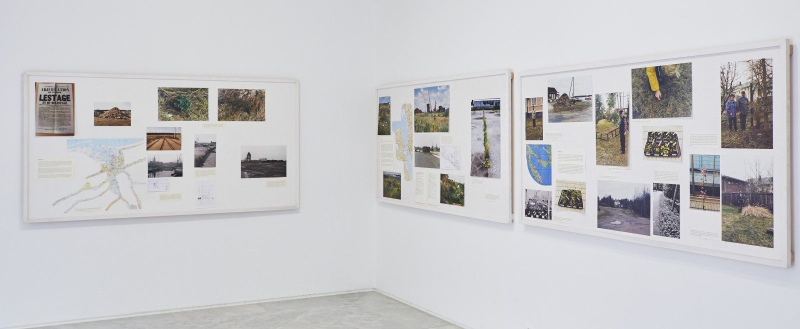
#> input picture assets/img/alves-2.jpg, 1600 x 658 px, given in place of raw-paterson-film.jpg, which was not available (shown at 1/2 size)
$ python videoposters.py
#> lines starting #> are read from the running program, lines starting #| are printed output that depends on the picture
"""Poster frames for the video panels.

Nothing of anybody's film is copied into this repository except one still
frame per video, which is the same position the exhibition already takes
on the photographs: a frame, credited, standing in for a work held
elsewhere. The moving image itself is never copied. It is streamed from
the server that published it, and only after the visitor presses play.
"""
import os
from PIL import Image

SRC = "/tmp/claude-0/-home-claude/3b54f73b-cc5f-55aa-8528-5e1336fb0b99/scratchpad/poster"
OUT = "/home/claude/site/assets/img"

# (source file, written name, target width)
PLATES = [
    ("raw-paterson-film.jpg",  "vid-paterson-film.jpg",  960),
    ("h-000350.jpg",           "vid-paterson-hand.jpg",  960),
    ("raw-sonjasdotter.jpg",   "vid-sonjasdotter.jpg",  1200),
    ("raw-sansour-v.jpg",      "vid-sansour.jpg",       1200),
    ("raw-kiwanga.jpg",        "vid-kiwanga.jpg",       1200),
    ("raw-okoyomon.jpg",       "vid-okoyomon.jpg",      1200),
]


def main():
    os.makedirs(OUT, exist_ok=True)
    total = 0
    for src, name, w in PLATES:
        im = Image.open(os.path.join(SRC, src)).convert("RGB")
#> im is the input picture: PIL image 1600x658 RGB; mean R, G, B 199.1, 198.7, 200.9
        # every panel is 16:9, so centre-crop anything that is not
        tw, th = w, round(w * 9 / 16)
        sw, sh = im.size
#> sw = 1600; sh = 658
        if abs(sw / sh - 16 / 9) > .01:
            if sw / sh > 16 / 9:
                nw = round(sh * 16 / 9)
#> nw = 1170
                im = im.crop(((sw - nw) // 2, 0, (sw + nw) // 2, sh))
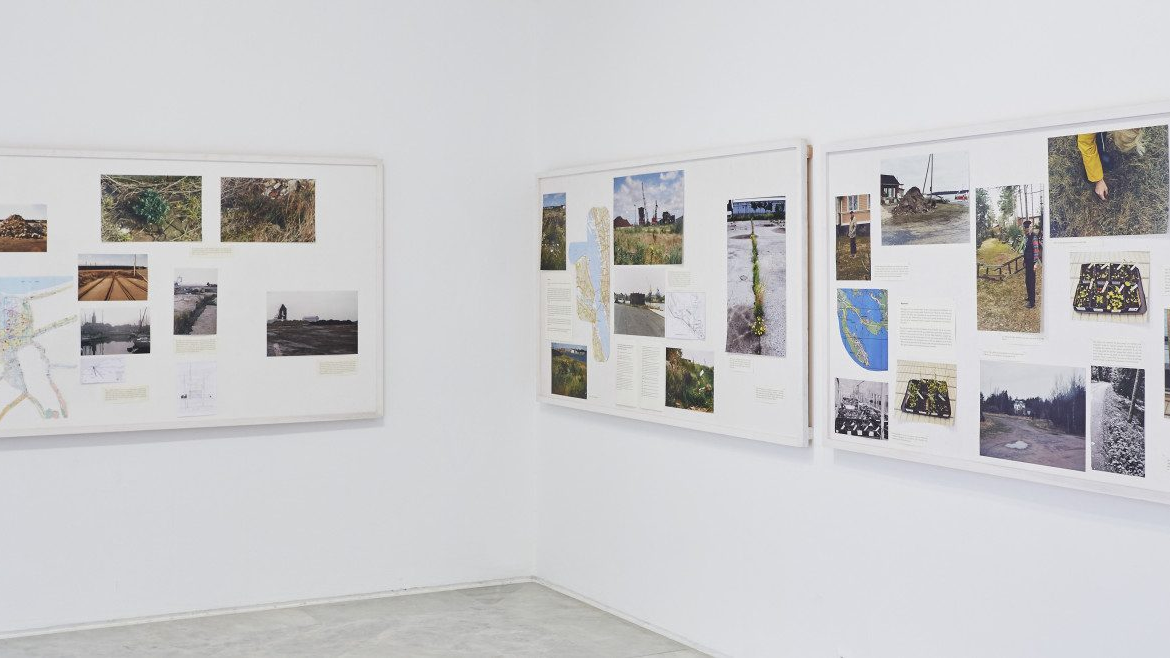
#> im: PIL image 1170x658 RGB; mean R, G, B 200.3, 200, 201.6
            else:
                nh = round(sw * 9 / 16)
                im = im.crop((0, (sh - nh) // 2, sw, (sh + nh) // 2))
        im = im.resize((tw, th), Image.LANCZOS)
#> im: PIL image 960x540 RGB
        p = os.path.join(OUT, name)
        im.save(p, "JPEG", quality=78, optimize=True, progressive=True)
        n = os.path.getsize(p)
        total += n
        print(f"  {name:26} {tw}x{th}  {n/1024:6.1f} KB")
#> pass 2 of the loop in main, `for src, name, w in PLATES:`:
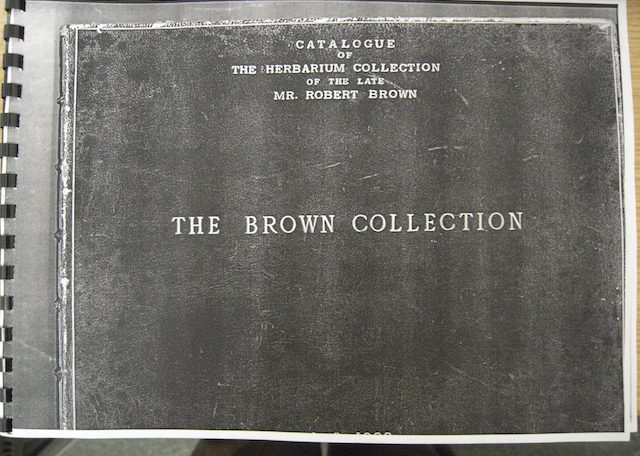
#> input picture assets/img/alves-3.jpg, 640 x 456 px, given in place of h-000350.jpg, which was not available
#> in main, im is the input picture: PIL image 640x456 RGB; mean R, G, B 111.6, 110.4, 105.4
#> in main, `im = im.crop((0, (sh - nh) // 2, sw, (sh + nh) // 2))`:
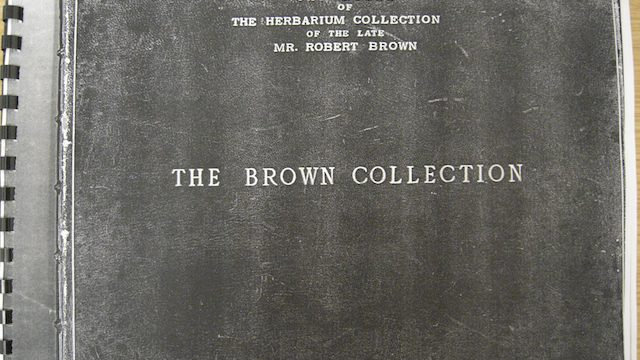
#> im: PIL image 640x360 RGB; mean R, G, B 107.3, 106, 101
    print(f"  {'':26} {'':9} {total/1024:6.1f} KB total")


if __name__ == "__main__":
#> (the run stopped early here; a loop or call above may not have finished)
